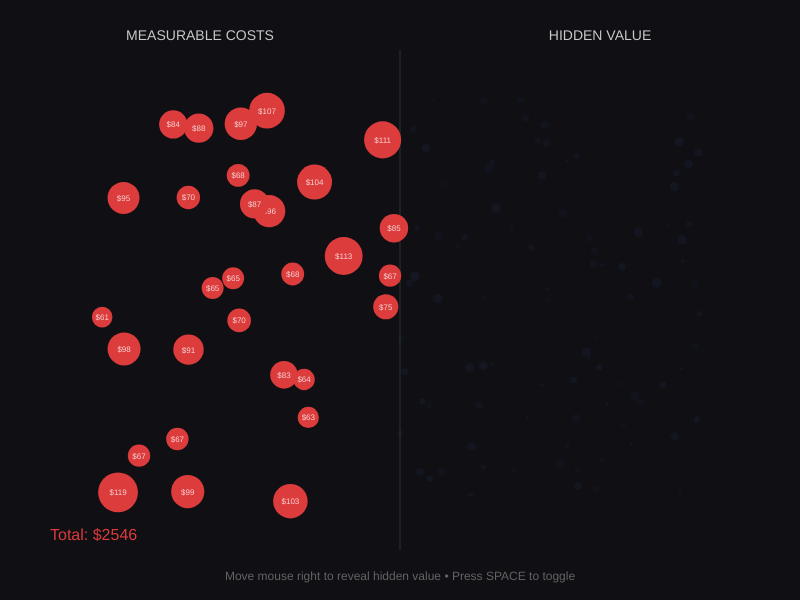
Frame 1 (no input)
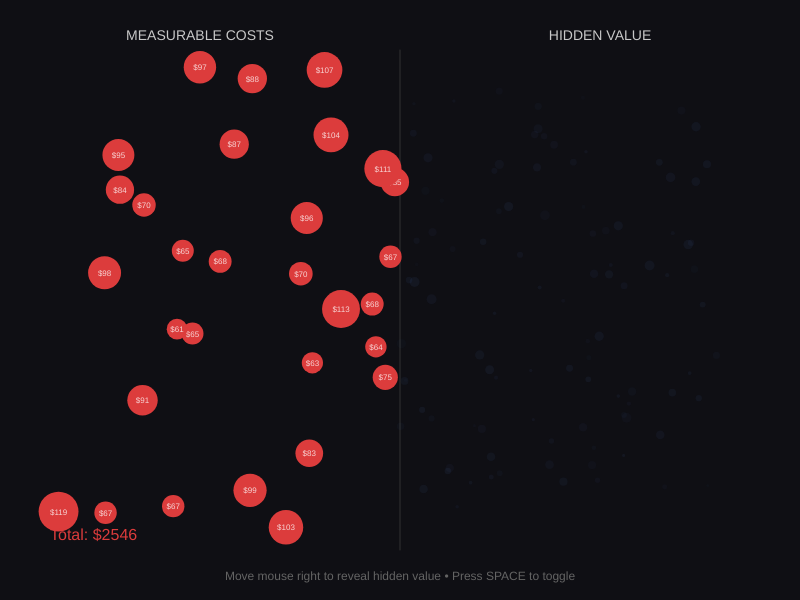
Frame 60 (no input)
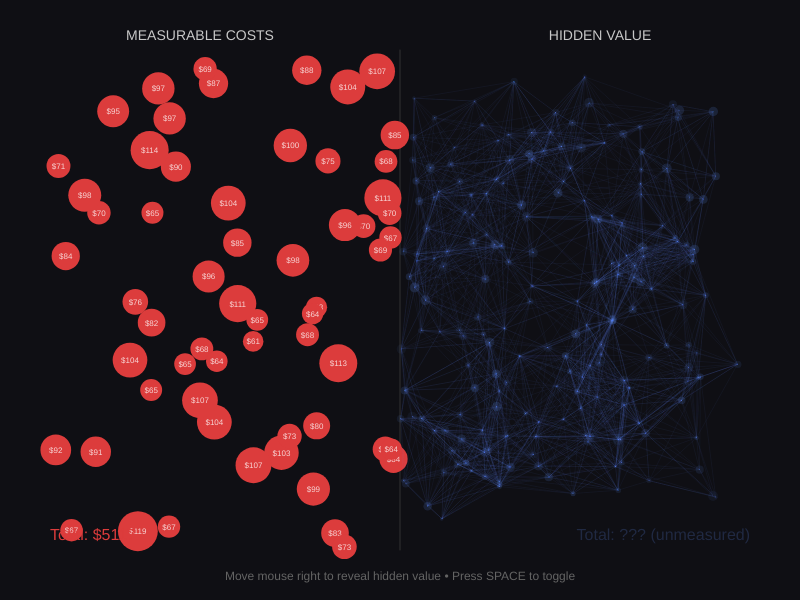
Frame 120 (the mouse pressed at the canvas centre since frame 60)

The p5.js sketch that drew these frames (run headless with seeded random() and noise() and a simulated clock; from frame 60 on, the mouse is pressed at the canvas centre):

// p5.js sketch
// ── sketch.js
// The Ledger Gap - 2026-03-16
// Visualizing visible costs vs invisible value

let costs = [];
let values = [];
let showValues = false;

function setup() {
  createCanvas(800, 600);
  
  // 创建"成本"粒子 - 大、红、规则
  for (let i = 0; i < 30; i++) {
    costs.push({
      x: random(100, 400),
      y: random(100, 500),
      size: random(20, 40),
      speed: random(0.5, 1.5),
      angle: random(TWO_PI)
    });
  }
  
  // 创建"价值"粒子 - 小、蓝、分散
  for (let i = 0; i < 100; i++) {
    values.push({
      x: random(400, 700),
      y: random(100, 500),
      size: random(3, 10),
      speed: random(0.2, 0.8),
      angle: random(TWO_PI),
      alpha: random(50, 150),
      connections: []
    });
  }
  
  // 建立价值之间的连接
  for (let v of values) {
    for (let other of values) {
      if (v !== other && dist(v.x, v.y, other.x, other.y) < 80) {
        v.connections.push(other);
      }
    }
  }
}

function draw() {
  background(15, 15, 20);
  
  // 分割线
  stroke(50);
  strokeWeight(1);
  line(width/2, 50, width/2, height - 50);
  
  // 标签
  noStroke();
  fill(200);
  textSize(14);
  textAlign(CENTER);
  text("MEASURABLE COSTS", width/4, 40);
  text("HIDDEN VALUE", 3*width/4, 40);
  
  // 绘制成本粒子（总是可见）
  for (let c of costs) {
    // 移动
    c.x += cos(c.angle) * c.speed;
    c.y += sin(c.angle) * c.speed;
    
    // 边界反弹
    if (c.x < 50 || c.x > width/2 - 20) c.angle = PI - c.angle;
    if (c.y < 50 || c.y > height - 50) c.angle = -c.angle;
    
    // 绘制
    fill(220, 60, 60);
    noStroke();
    ellipse(c.x, c.y, c.size);
    
    // 成本数字
    fill(255, 200);
    textSize(8);
    text("$" + floor(c.size * 3), c.x, c.y + 3);
  }
  
  // 绘制价值粒子（鼠标悬停/按键时显示）
  let valueAlpha = showValues ? 255 : map(mouseX, 0, width, 0, 100);
  
  // 连接线
  if (valueAlpha > 30) {
    stroke(100, 150, 255, valueAlpha * 0.3);
    strokeWeight(0.5);
    for (let v of values) {
      for (let conn of v.connections) {
        line(v.x, v.y, conn.x, conn.y);
      }
    }
  }
  
  // 价值粒子
  for (let v of values) {
    // 缓慢移动
    v.x += cos(v.angle) * v.speed * 0.5;
    v.y += sin(v.angle) * v.speed * 0.5;
    
    // 边界处理
    if (v.x < width/2 + 20 || v.x > width - 50) v.angle = PI - v.angle;
    if (v.y < 50 || v.y > height - 50) v.angle = -v.angle;
    
    // 绘制
    let alpha = map(valueAlpha, 0, 255, v.alpha * 0.1, v.alpha);
    fill(100, 150, 255, alpha);
    noStroke();
    ellipse(v.x, v.y, v.size);
  }
  
  // 指令
  fill(100);
  textSize(12);
  textAlign(CENTER);
  text("Move mouse right to reveal hidden value • Press SPACE to toggle", width/2, height - 20);
  
  // 总计显示
  let totalCost = costs.reduce((sum, c) => sum + c.size * 3, 0);
  let totalValue = showValues || mouseX > width * 0.7 ? 
    "∞ (compound, delayed, distributed)" : 
    "??? (unmeasured)";
  
  fill(220, 60, 60);
  textAlign(LEFT);
  textSize(16);
  text("Total: $" + floor(totalCost), 50, height - 60);
  
  fill(100, 150, 255, valueAlpha);
  textAlign(RIGHT);
  text("Total: " + totalValue, width - 50, height - 60);
}

function keyPressed() {
  if (key === ' ') {
    showValues = !showValues;
  }
}

function mousePressed() {
  // 点击重新生成
  if (mouseButton === LEFT && mouseY > 60) {
    setup();
  }
}
